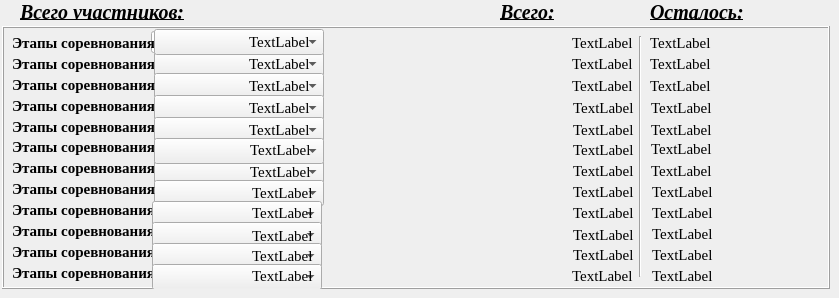
    <widget class="QWidget" name="tab_2">
     <attribute name="title">
      <string>Система</string>
     </attribute>
     <widget class="QFrame" name="frame">
      <property name="geometry">
       <rect>
        <x>2</x>
        <y>26</y>
        <width>828</width>
        <height>263</height>
       </rect>
      </property>
      <property name="frameShape">
       <enum>QFrame::Box</enum>
      </property>
      <property name="frameShadow">
       <enum>QFrame::Raised</enum>
      </property>
      <widget class="QSpinBox" name="spinBox_kol_group">
       <property name="geometry">
        <rect>
         <x>149</x>
         <y>4</y>
         <width>51</width>
         <height>24</height>
        </rect>
       </property>
       <property name="minimum">
        <number>1</number>
       </property>
       <property name="maximum">
        <number>48</number>
       </property>
      </widget>
      <widget class="QLabel" name="label_12">
       <property name="geometry">
        <rect>
         <x>247</x>
         <y>7</y>
         <width>315</width>
         <height>20</height>
        </rect>
       </property>
       <property name="font">
        <font>
         <family>Times New Roman</family>
         <pointsize>12</pointsize>
        </font>
       </property>
       <property name="text">
        <string>TextLabel</string>
       </property>
      </widget>
      <widget class="QLabel" name="label_11">
       <property name="geometry">
        <rect>
         <x>205</x>
         <y>7</y>
         <width>55</width>
         <height>16</height>
        </rect>
       </property>
       <property name="font">
        <font>
         <family>Times New Roman</family>
         <pointsize>14</pointsize>
        </font>
       </property>
       <property name="text">
        <string>групп:</string>
       </property>
      </widget>
      <widget class="QLabel" name="label_101">
       <property name="geometry">
        <rect>
         <x>10</x>
         <y>7</y>
         <width>147</width>
         <height>20</height>
        </rect>
       </property>
       <property name="font">
        <font>
         <family>Times New Roman</family>
         <pointsize>11</pointsize>
         <weight>75</weight>
         <bold>true</bold>
        </font>
       </property>
       <property name="text">
        <string>Этапы соревнования - </string>
       </property>
      </widget>
      <widget class="QLabel" name="label_19">
       <property name="geometry">
        <rect>
         <x>570</x>
         <y>7</y>
         <width>70</width>
         <height>20</height>
        </rect>
       </property>
       <property name="font">
        <font>
         <family>Times New Roman</family>
         <pointsize>11</pointsize>
        </font>
       </property>
       <property name="text">
        <string>TextLabel</string>
       </property>
      </widget>
      <widget class="QLabel" name="label_102">
       <property name="geometry">
        <rect>
         <x>10</x>
         <y>28</y>
         <width>147</width>
         <height>20</height>
        </rect>
       </property>
       <property name="font">
        <font>
         <family>Times New Roman</family>
         <pointsize>11</pointsize>
         <weight>75</weight>
         <bold>true</bold>
        </font>
       </property>
       <property name="text">
        <string>Этапы соревнования - </string>
       </property>
      </widget>
      <widget class="QComboBox" name="comboBox_table_2">
       <property name="geometry">
        <rect>
         <x>152</x>
         <y>25</y>
         <width>170</width>
         <height>26</height>
        </rect>
       </property>
       <property name="font">
        <font>
         <pointsize>11</pointsize>
        </font>
       </property>
      </widget>
      <widget class="QLabel" name="label_27">
       <property name="geometry">
        <rect>
         <x>570</x>
         <y>28</y>
         <width>70</width>
         <height>20</height>
        </rect>
       </property>
       <property name="font">
        <font>
         <family>Times New Roman</family>
         <pointsize>11</pointsize>
        </font>
       </property>
       <property name="text">
        <string>TextLabel</string>
       </property>
      </widget>
      <widget class="QLabel" name="label_etap_2">
       <property name="geometry">
        <rect>
         <x>247</x>
         <y>28</y>
         <width>315</width>
         <height>20</height>
        </rect>
       </property>
       <property name="font">
        <font>
         <family>Times New Roman</family>
         <pointsize>11</pointsize>
        </font>
       </property>
       <property name="text">
        <string>TextLabel</string>
       </property>
      </widget>
      <widget class="QLabel" name="label_31">
       <property name="geometry">
        <rect>
         <x>247</x>
         <y>49</y>
         <width>315</width>
         <height>20</height>
        </rect>
       </property>
       <property name="font">
        <font>
         <family>Times New Roman</family>
         <pointsize>12</pointsize>
        </font>
       </property>
       <property name="text">
        <string>TextLabel</string>
       </property>
      </widget>
      <widget class="QComboBox" name="comboBox_table_3">
       <property name="geometry">
        <rect>
         <x>152</x>
         <y>47</y>
         <width>170</width>
         <height>26</height>
        </rect>
       </property>
       <property name="font">
        <font>
         <pointsize>11</pointsize>
        </font>
       </property>
      </widget>
      <widget class="QLabel" name="label_30">
       <property name="geometry">
        <rect>
         <x>570</x>
         <y>50</y>
         <width>70</width>
         <height>20</height>
        </rect>
       </property>
       <property name="font">
        <font>
         <family>Times New Roman</family>
         <pointsize>11</pointsize>
        </font>
       </property>
       <property name="text">
        <string>TextLabel</string>
       </property>
      </widget>
      <widget class="QLabel" name="label_103">
       <property name="geometry">
        <rect>
         <x>10</x>
         <y>49</y>
         <width>147</width>
         <height>20</height>
        </rect>
       </property>
       <property name="font">
        <font>
         <family>Times New Roman</family>
         <pointsize>11</pointsize>
         <weight>75</weight>
         <bold>true</bold>
        </font>
       </property>
       <property name="text">
        <string>Этапы соревнования - </string>
       </property>
      </widget>
      <widget class="Line" name="line">
       <property name="geometry">
        <rect>
         <x>630</x>
         <y>10</y>
         <width>16</width>
         <height>241</height>
        </rect>
       </property>
       <property name="orientation">
        <enum>Qt::Vertical</enum>
       </property>
      </widget>
      <widget class="QLabel" name="label_playing_etap2">
       <property name="geometry">
        <rect>
         <x>648</x>
         <y>28</y>
         <width>150</width>
         <height>20</height>
        </rect>
       </property>
       <property name="font">
        <font>
         <family>Times New Roman</family>
         <pointsize>11</pointsize>
        </font>
       </property>
       <property name="text">
        <string>TextLabel</string>
       </property>
      </widget>
      <widget class="QLabel" name="label_playing_etap1">
       <property name="geometry">
        <rect>
         <x>648</x>
         <y>7</y>
         <width>161</width>
         <height>20</height>
        </rect>
       </property>
       <property name="font">
        <font>
         <family>Times New Roman</family>
         <pointsize>11</pointsize>
        </font>
       </property>
       <property name="text">
        <string>TextLabel</string>
       </property>
      </widget>
      <widget class="QLabel" name="label_playing_etap3">
       <property name="geometry">
        <rect>
         <x>648</x>
         <y>50</y>
         <width>150</width>
         <height>20</height>
        </rect>
       </property>
       <property name="font">
        <font>
         <family>Times New Roman</family>
         <pointsize>11</pointsize>
        </font>
       </property>
       <property name="text">
        <string>TextLabel</string>
       </property>
      </widget>
      <widget class="QComboBox" name="comboBox_table_1">
       <property name="geometry">
        <rect>
         <x>152</x>
         <y>3</y>
         <width>170</width>
         <height>26</height>
        </rect>
       </property>
       <property name="font">
        <font>
         <pointsize>11</pointsize>
        </font>
       </property>
      </widget>
      <widget class="QLabel" name="label_etap_1">
       <property name="geometry">
        <rect>
         <x>247</x>
         <y>6</y>
         <width>315</width>
         <height>20</height>
        </rect>
       </property>
       <property name="font">
        <font>
         <family>Times New Roman</family>
         <pointsize>11</pointsize>
        </font>
       </property>
       <property name="text">
        <string>TextLabel</string>
       </property>
      </widget>
      <widget class="QLabel" name="label_53">
       <property name="geometry">
        <rect>
         <x>571</x>
         <y>72</y>
         <width>70</width>
         <height>20</height>
        </rect>
       </property>
       <property name="font">
        <font>
         <family>Times New Roman</family>
         <pointsize>11</pointsize>
        </font>
       </property>
       <property name="text">
        <string>TextLabel</string>
       </property>
      </widget>
      <widget class="QLabel" name="label_playing_etap4">
       <property name="geometry">
        <rect>
         <x>649</x>
         <y>72</y>
         <width>150</width>
         <height>20</height>
        </rect>
       </property>
       <property name="font">
        <font>
         <family>Times New Roman</family>
         <pointsize>11</pointsize>
        </font>
       </property>
       <property name="text">
        <string>TextLabel</string>
       </property>
      </widget>
      <widget class="QLabel" name="label_104">
       <property name="geometry">
        <rect>
         <x>10</x>
         <y>70</y>
         <width>147</width>
         <height>20</height>
        </rect>
       </property>
       <property name="font">
        <font>
         <family>Times New Roman</family>
         <pointsize>11</pointsize>
         <weight>75</weight>
         <bold>true</bold>
        </font>
       </property>
       <property name="text">
        <string>Этапы соревнования - </string>
       </property>
      </widget>
      <widget class="QComboBox" name="comboBox_table_4">
       <property name="geometry">
        <rect>
         <x>152</x>
         <y>69</y>
         <width>170</width>
         <height>26</height>
        </rect>
       </property>
       <property name="font">
        <font>
         <pointsize>11</pointsize>
        </font>
       </property>
      </widget>
      <widget class="QLabel" name="label_105">
       <property name="geometry">
        <rect>
         <x>10</x>
         <y>91</y>
         <width>147</width>
         <height>20</height>
        </rect>
       </property>
       <property name="font">
        <font>
         <family>Times New Roman</family>
         <pointsize>11</pointsize>
         <weight>75</weight>
         <bold>true</bold>
        </font>
       </property>
       <property name="text">
        <string>Этапы соревнования - </string>
       </property>
      </widget>
      <widget class="QLabel" name="label_playing_etap5">
       <property name="geometry">
        <rect>
         <x>649</x>
         <y>94</y>
         <width>150</width>
         <height>20</height>
        </rect>
       </property>
       <property name="font">
        <font>
         <family>Times New Roman</family>
         <pointsize>11</pointsize>
        </font>
       </property>
       <property name="text">
        <string>TextLabel</string>
       </property>
      </widget>
      <widget class="QComboBox" name="comboBox_table_5">
       <property name="geometry">
        <rect>
         <x>152</x>
         <y>91</y>
         <width>170</width>
         <height>26</height>
        </rect>
       </property>
       <property name="font">
        <font>
         <pointsize>11</pointsize>
        </font>
       </property>
      </widget>
      <widget class="QLabel" name="label_58">
       <property name="geometry">
        <rect>
         <x>571</x>
         <y>94</y>
         <width>70</width>
         <height>20</height>
        </rect>
       </property>
       <property name="font">
        <font>
         <family>Times New Roman</family>
         <pointsize>11</pointsize>
        </font>
       </property>
       <property name="text">
        <string>TextLabel</string>
       </property>
      </widget>
      <widget class="QLabel" name="label_etap_3">
       <property name="geometry">
        <rect>
         <x>247</x>
         <y>50</y>
         <width>315</width>
         <height>20</height>
        </rect>
       </property>
       <property name="font">
        <font>
         <family>Times New Roman</family>
         <pointsize>11</pointsize>
        </font>
       </property>
       <property name="text">
        <string>TextLabel</string>
       </property>
      </widget>
      <widget class="QLabel" name="label_etap_4">
       <property name="geometry">
        <rect>
         <x>247</x>
         <y>72</y>
         <width>315</width>
         <height>20</height>
        </rect>
       </property>
       <property name="font">
        <font>
         <family>Times New Roman</family>
         <pointsize>11</pointsize>
        </font>
       </property>
       <property name="text">
        <string>TextLabel</string>
       </property>
      </widget>
      <widget class="QLabel" name="label_etap_5">
       <property name="geometry">
        <rect>
         <x>247</x>
         <y>94</y>
         <width>315</width>
         <height>20</height>
        </rect>
       </property>
       <property name="font">
        <font>
         <family>Times New Roman</family>
         <pointsize>11</pointsize>
        </font>
       </property>
       <property name="text">
        <string>TextLabel</string>
       </property>
      </widget>
      <widget class="QLabel" name="label_106">
       <property name="geometry">
        <rect>
         <x>10</x>
         <y>111</y>
         <width>147</width>
         <height>20</height>
        </rect>
       </property>
       <property name="font">
        <font>
         <family>Times New Roman</family>
         <pointsize>11</pointsize>
         <weight>75</weight>
         <bold>true</bold>
        </font>
       </property>
       <property name="text">
        <string>Этапы соревнования - </string>
       </property>
      </widget>
      <widget class="QLabel" name="label_playing_etap6">
       <property name="geometry">
        <rect>
         <x>649</x>
         <y>113</y>
         <width>150</width>
         <height>20</height>
        </rect>
       </property>
       <property name="font">
        <font>
         <family>Times New Roman</family>
         <pointsize>11</pointsize>
        </font>
       </property>
       <property name="text">
        <string>TextLabel</string>
       </property>
      </widget>
      <widget class="QLabel" name="label_107">
       <property name="geometry">
        <rect>
         <x>10</x>
         <y>132</y>
         <width>147</width>
         <height>20</height>
        </rect>
       </property>
       <property name="font">
        <font>
         <family>Times New Roman</family>
         <pointsize>11</pointsize>
         <weight>75</weight>
         <bold>true</bold>
        </font>
       </property>
       <property name="text">
        <string>Этапы соревнования - </string>
       </property>
      </widget>
      <widget class="QComboBox" name="comboBox_table_7">
       <property name="geometry">
        <rect>
         <x>152</x>
         <y>133</y>
         <width>170</width>
         <height>26</height>
        </rect>
       </property>
       <property name="font">
        <font>
         <pointsize>11</pointsize>
        </font>
       </property>
      </widget>
      <widget class="QLabel" name="label_playing_etap7">
       <property name="geometry">
        <rect>
         <x>649</x>
         <y>135</y>
         <width>150</width>
         <height>20</height>
        </rect>
       </property>
       <property name="font">
        <font>
         <family>Times New Roman</family>
         <pointsize>11</pointsize>
        </font>
       </property>
       <property name="text">
        <string>TextLabel</string>
       </property>
      </widget>
      <widget class="QLabel" name="label_81">
       <property name="geometry">
        <rect>
         <x>571</x>
         <y>114</y>
         <width>70</width>
         <height>20</height>
        </rect>
       </property>
       <property name="font">
        <font>
         <family>Times New Roman</family>
         <pointsize>11</pointsize>
        </font>
       </property>
       <property name="text">
        <string>TextLabel</string>
       </property>
      </widget>
      <widget class="QLabel" name="label_82">
       <property name="geometry">
        <rect>
         <x>571</x>
         <y>135</y>
         <width>70</width>
         <height>20</height>
        </rect>
       </property>
       <property name="font">
        <font>
         <family>Times New Roman</family>
         <pointsize>11</pointsize>
        </font>
       </property>
       <property name="text">
        <string>TextLabel</string>
       </property>
      </widget>
      <widget class="QComboBox" name="comboBox_table_6">
       <property name="geometry">
        <rect>
         <x>152</x>
         <y>112</y>
         <width>170</width>
         <height>26</height>
        </rect>
       </property>
       <property name="font">
        <font>
         <pointsize>11</pointsize>
        </font>
       </property>
      </widget>
      <widget class="QLabel" name="label_etap_6">
       <property name="geometry">
        <rect>
         <x>248</x>
         <y>114</y>
         <width>315</width>
         <height>20</height>
        </rect>
       </property>
       <property name="font">
        <font>
         <family>Times New Roman</family>
         <pointsize>11</pointsize>
        </font>
       </property>
       <property name="text">
        <string>TextLabel</string>
       </property>
      </widget>
      <widget class="QLabel" name="label_etap_7">
       <property name="geometry">
        <rect>
         <x>248</x>
         <y>136</y>
         <width>315</width>
         <height>20</height>
        </rect>
       </property>
       <property name="font">
        <font>
         <family>Times New Roman</family>
         <pointsize>11</pointsize>
        </font>
       </property>
       <property name="text">
        <string>TextLabel</string>
       </property>
      </widget>
      <widget class="QLabel" name="label_83">
       <property name="geometry">
        <rect>
         <x>571</x>
         <y>156</y>
         <width>70</width>
         <height>20</height>
        </rect>
       </property>
       <property name="font">
        <font>
         <family>Times New Roman</family>
         <pointsize>11</pointsize>
        </font>
       </property>
       <property name="text">
        <string>TextLabel</string>
       </property>
      </widget>
      <widget class="QComboBox" name="comboBox_table_8">
       <property name="geometry">
        <rect>
         <x>152</x>
         <y>154</y>
         <width>170</width>
         <height>26</height>
        </rect>
       </property>
       <property name="font">
        <font>
         <pointsize>11</pointsize>
        </font>
       </property>
      </widget>
      <widget class="QLabel" name="label_108">
       <property name="geometry">
        <rect>
         <x>10</x>
         <y>153</y>
         <width>147</width>
         <height>20</height>
        </rect>
       </property>
       <property name="font">
        <font>
         <family>Times New Roman</family>
         <pointsize>11</pointsize>
         <weight>75</weight>
         <bold>true</bold>
        </font>
       </property>
       <property name="text">
        <string>Этапы соревнования - </string>
       </property>
      </widget>
      <widget class="QLabel" name="label_playing_etap8">
       <property name="geometry">
        <rect>
         <x>650</x>
         <y>156</y>
         <width>150</width>
         <height>20</height>
        </rect>
       </property>
       <property name="font">
        <font>
         <family>Times New Roman</family>
         <pointsize>11</pointsize>
        </font>
       </property>
       <property name="text">
        <string>TextLabel</string>
       </property>
      </widget>
      <widget class="QLabel" name="label_109">
       <property name="geometry">
        <rect>
         <x>10</x>
         <y>174</y>
         <width>147</width>
         <height>20</height>
        </rect>
       </property>
       <property name="font">
        <font>
         <family>Times New Roman</family>
         <pointsize>11</pointsize>
         <weight>75</weight>
         <bold>true</bold>
        </font>
       </property>
       <property name="text">
        <string>Этапы соревнования - </string>
       </property>
      </widget>
      <widget class="QLabel" name="label_playing_etap8_2">
       <property name="geometry">
        <rect>
         <x>1119</x>
         <y>193</y>
         <width>150</width>
         <height>20</height>
        </rect>
       </property>
       <property name="font">
        <font>
         <family>Times New Roman</family>
         <pointsize>12</pointsize>
        </font>
       </property>
       <property name="text">
        <string>TextLabel</string>
       </property>
      </widget>
      <widget class="QComboBox" name="comboBox_table_9">
       <property name="geometry">
        <rect>
         <x>150</x>
         <y>175</y>
         <width>170</width>
         <height>26</height>
        </rect>
       </property>
       <property name="font">
        <font>
         <pointsize>11</pointsize>
        </font>
       </property>
      </widget>
      <widget class="QLabel" name="label_etap_9">
       <property name="geometry">
        <rect>
         <x>250</x>
         <y>177</y>
         <width>315</width>
         <height>20</height>
        </rect>
       </property>
       <property name="font">
        <font>
         <family>Times New Roman</family>
         <pointsize>11</pointsize>
        </font>
       </property>
       <property name="text">
        <string>TextLabel</string>
       </property>
      </widget>
      <widget class="QLabel" name="label_110">
       <property name="geometry">
        <rect>
         <x>10</x>
         <y>195</y>
         <width>147</width>
         <height>20</height>
        </rect>
       </property>
       <property name="font">
        <font>
         <family>Times New Roman</family>
         <pointsize>11</pointsize>
         <weight>75</weight>
         <bold>true</bold>
        </font>
       </property>
       <property name="text">
        <string>Этапы соревнования - </string>
       </property>
      </widget>
      <widget class="QLabel" name="label_111">
       <property name="geometry">
        <rect>
         <x>10</x>
         <y>216</y>
         <width>147</width>
         <height>20</height>
        </rect>
       </property>
       <property name="font">
        <font>
         <family>Times New Roman</family>
         <pointsize>11</pointsize>
         <weight>75</weight>
         <bold>true</bold>
        </font>
       </property>
       <property name="text">
        <string>Этапы соревнования - </string>
       </property>
      </widget>
      <widget class="QComboBox" name="comboBox_table_10">
       <property name="geometry">
        <rect>
         <x>150</x>
         <y>196</y>
         <width>170</width>
         <height>26</height>
        </rect>
       </property>
       <property name="font">
        <font>
         <pointsize>11</pointsize>
        </font>
       </property>
      </widget>
      <widget class="QComboBox" name="comboBox_table_11">
       <property name="geometry">
        <rect>
         <x>150</x>
         <y>217</y>
         <width>170</width>
         <height>26</height>
        </rect>
       </property>
       <property name="font">
        <font>
         <pointsize>11</pointsize>
        </font>
       </property>
      </widget>
      <widget class="QLabel" name="label_etap_10">
       <property name="geometry">
        <rect>
         <x>250</x>
         <y>200</y>
         <width>315</width>
         <height>20</height>
        </rect>
       </property>
       <property name="font">
        <font>
         <family>Times New Roman</family>
         <pointsize>11</pointsize>
        </font>
       </property>
       <property name="text">
        <string>TextLabel</string>
       </property>
      </widget>
      <widget class="QLabel" name="label_etap_11">
       <property name="geometry">
        <rect>
         <x>250</x>
         <y>220</y>
         <width>315</width>
         <height>20</height>
        </rect>
       </property>
       <property name="font">
        <font>
         <family>Times New Roman</family>
         <pointsize>11</pointsize>
        </font>
       </property>
       <property name="text">
        <string>TextLabel</string>
       </property>
      </widget>
      <widget class="QLabel" name="label_playing_etap9">
       <property name="geometry">
        <rect>
         <x>650</x>
         <y>177</y>
         <width>150</width>
         <height>20</height>
        </rect>
       </property>
       <property name="font">
        <font>
         <family>Times New Roman</family>
         <pointsize>11</pointsize>
        </font>
       </property>
       <property name="text">
        <string>TextLabel</string>
       </property>
      </widget>
      <widget class="QLabel" name="label_playing_etap10">
       <property name="geometry">
        <rect>
         <x>650</x>
         <y>198</y>
         <width>150</width>
         <height>20</height>
        </rect>
       </property>
       <property name="font">
        <font>
         <family>Times New Roman</family>
         <pointsize>11</pointsize>
        </font>
       </property>
       <property name="text">
        <string>TextLabel</string>
       </property>
      </widget>
      <widget class="QLabel" name="label_playing_etap11">
       <property name="geometry">
        <rect>
         <x>650</x>
         <y>219</y>
         <width>150</width>
         <height>20</height>
        </rect>
       </property>
       <property name="font">
        <font>
         <family>Times New Roman</family>
         <pointsize>11</pointsize>
        </font>
       </property>
       <property name="text">
        <string>TextLabel</string>
       </property>
      </widget>
      <widget class="QLabel" name="label_85">
       <property name="geometry">
        <rect>
         <x>571</x>
         <y>199</y>
         <width>70</width>
         <height>20</height>
        </rect>
       </property>
       <property name="font">
        <font>
         <family>Times New Roman</family>
         <pointsize>11</pointsize>
        </font>
       </property>
       <property name="text">
        <string>TextLabel</string>
       </property>
      </widget>
      <widget class="QLabel" name="label_etap_8">
       <property name="geometry">
        <rect>
         <x>250</x>
         <y>157</y>
         <width>315</width>
         <height>20</height>
        </rect>
       </property>
       <property name="font">
        <font>
         <family>Times New Roman</family>
         <pointsize>11</pointsize>
        </font>
       </property>
       <property name="text">
        <string>TextLabel</string>
       </property>
      </widget>
      <widget class="QLabel" name="label_84">
       <property name="geometry">
        <rect>
         <x>571</x>
         <y>177</y>
         <width>70</width>
         <height>20</height>
        </rect>
       </property>
       <property name="font">
        <font>
         <family>Times New Roman</family>
         <pointsize>11</pointsize>
        </font>
       </property>
       <property name="text">
        <string>TextLabel</string>
       </property>
      </widget>
      <widget class="QLabel" name="label_86">
       <property name="geometry">
        <rect>
         <x>571</x>
         <y>219</y>
         <width>70</width>
         <height>20</height>
        </rect>
       </property>
       <property name="font">
        <font>
         <family>Times New Roman</family>
         <pointsize>11</pointsize>
        </font>
       </property>
       <property name="text">
        <string>TextLabel</string>
       </property>
      </widget>
      <widget class="QLabel" name="label_112">
       <property name="geometry">
        <rect>
         <x>10</x>
         <y>237</y>
         <width>147</width>
         <height>20</height>
        </rect>
       </property>
       <property name="font">
        <font>
         <family>Times New Roman</family>
         <pointsize>11</pointsize>
         <weight>75</weight>
         <bold>true</bold>
        </font>
       </property>
       <property name="text">
        <string>Этапы соревнования - </string>
       </property>
      </widget>
      <widget class="QComboBox" name="comboBox_table_12">
       <property name="geometry">
        <rect>
         <x>150</x>
         <y>238</y>
         <width>170</width>
         <height>26</height>
        </rect>
       </property>
       <property name="font">
        <font>
         <pointsize>11</pointsize>
        </font>
       </property>
      </widget>
      <widget class="QLabel" name="label_etap_12">
       <property name="geometry">
        <rect>
         <x>250</x>
         <y>240</y>
         <width>315</width>
         <height>20</height>
        </rect>
       </property>
       <property name="font">
        <font>
         <family>Times New Roman</family>
         <pointsize>11</pointsize>
        </font>
       </property>
       <property name="text">
        <string>TextLabel</string>
       </property>
      </widget>
      <widget class="QLabel" name="label_87">
       <property name="geometry">
        <rect>
         <x>570</x>
         <y>240</y>
         <width>70</width>
         <height>20</height>
        </rect>
       </property>
       <property name="font">
        <font>
         <family>Times New Roman</family>
         <pointsize>11</pointsize>
        </font>
       </property>
       <property name="text">
        <string>TextLabel</string>
       </property>
      </widget>
      <widget class="QLabel" name="label_playing_etap12">
       <property name="geometry">
        <rect>
         <x>650</x>
         <y>240</y>
         <width>150</width>
         <height>20</height>
        </rect>
       </property>
       <property name="font">
        <font>
         <family>Times New Roman</family>
         <pointsize>11</pointsize>
        </font>
       </property>
       <property name="text">
        <string>TextLabel</string>
       </property>
      </widget>
     </widget>
     <widget class="QLabel" name="label_8">
      <property name="geometry">
       <rect>
        <x>20</x>
        <y>4</y>
        <width>291</width>
        <height>16</height>
       </rect>
      </property>
      <property name="font">
       <font>
        <family>Times New Roman</family>
        <pointsize>15</pointsize>
        <weight>75</weight>
        <italic>true</italic>
        <bold>true</bold>
        <underline>true</underline>
        <strikeout>false</strikeout>
       </font>
      </property>
      <property name="text">
       <string>Всего участников:</string>
      </property>
     </widget>
     <widget class="QLabel" name="label_33">
      <property name="geometry">
       <rect>
        <x>500</x>
        <y>4</y>
        <width>121</width>
        <height>16</height>
       </rect>
      </property>
      <property name="font">
       <font>
        <family>Times New Roman</family>
        <pointsize>15</pointsize>
        <weight>75</weight>
        <italic>true</italic>
        <bold>true</bold>
        <underline>true</underline>
        <strikeout>false</strikeout>
       </font>
      </property>
      <property name="text">
       <string>Всего:</string>
      </property>
     </widget>
     <widget class="QLabel" name="label_52">
      <property name="geometry">
       <rect>
        <x>650</x>
        <y>4</y>
        <width>171</width>
        <height>16</height>
       </rect>
      </property>
      <property name="font">
       <font>
        <family>Times New Roman</family>
        <pointsize>15</pointsize>
        <weight>75</weight>
        <italic>true</italic>
        <bold>true</bold>
        <underline>true</underline>
        <strikeout>false</strikeout>
       </font>
      </property>
      <property name="text">
       <string>Осталось:</string>
      </property>
     </widget>
    </widget>
